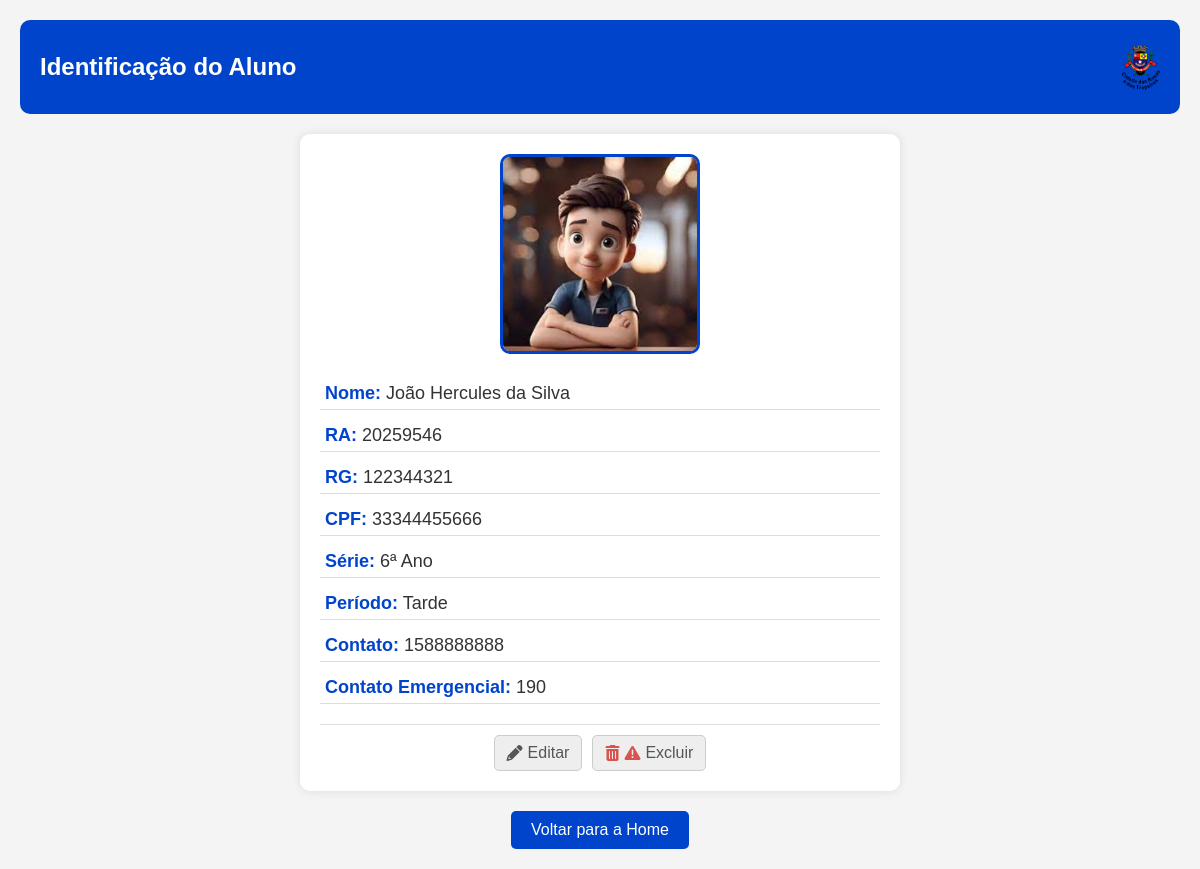
The app's page /detalhes_aluno/20259546/, older data.
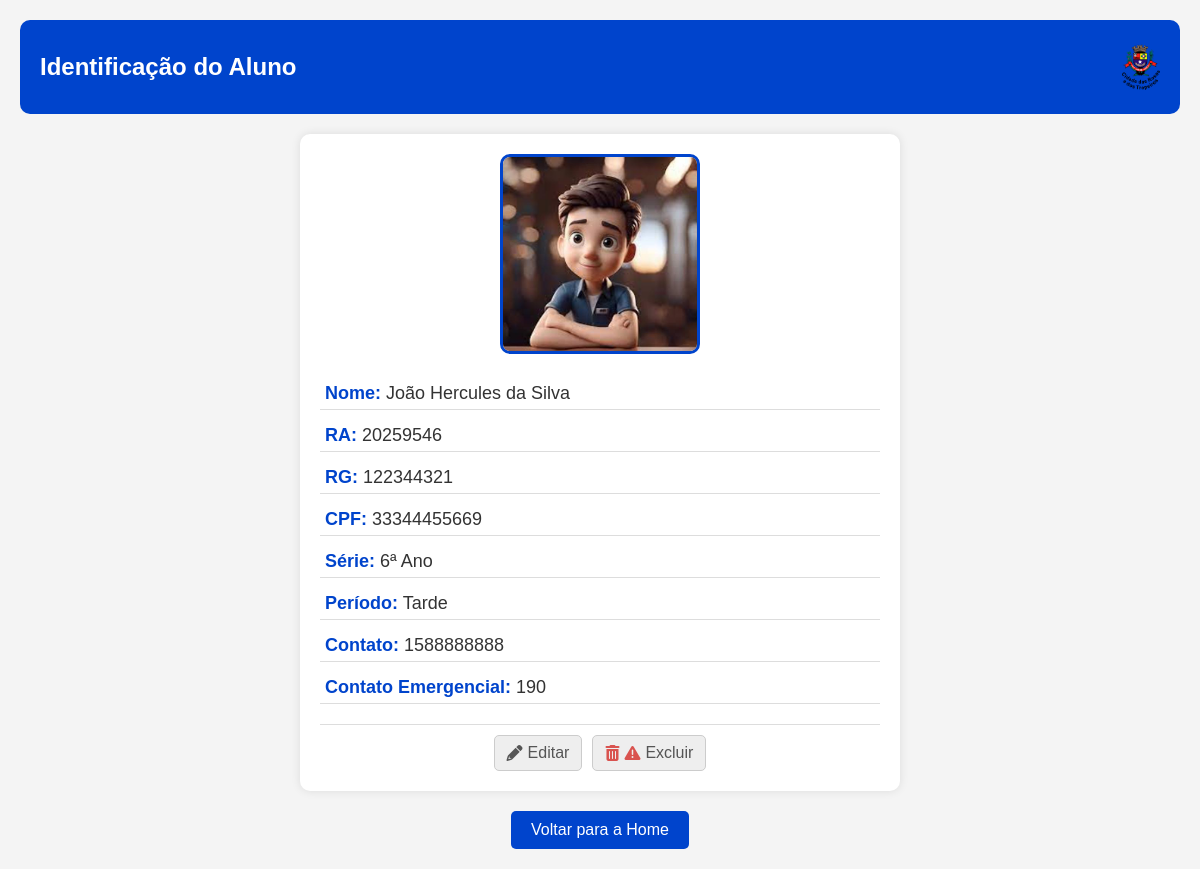
The same page, newer data.
### Sistema_Alunos/models.py (models this page shows, shortened)
class Aluno(models.Model):
    SERIES_CHOICES = [
        ('1ª Ano', '1ª Ano'),
        ('2ª Ano', '2ª Ano'),
        ('3ª Ano', '3ª Ano'),
        ('4ª Ano', '4ª Ano'),
        ('5ª Ano', '5ª Ano'),
        ('6ª Ano', '6ª Ano'),
        ('7ª Ano', '7ª Ano'),
        ('8ª Ano', '8ª Ano'),
        ('9ª Ano', '9ª Ano'),
    ]
    TURMA_CHOICES = [
        ('A', 'A'),
        ('B', 'B'),
        ('C', 'C'),
    ]
    PERIODO_CHOICES = [
        ('Manhã', 'Manhã'),
        ('Tarde', 'Tarde'),
    ]
    foto = models.ImageField(upload_to='fotos/', default='fotos/default.jpg', blank=False)
    id_aluno = models.CharField(max_length=20, unique=True, blank=True, null=True)
    nome = models.CharField(max_length=100)
    nome_social = models.CharField(max_length=100, blank=True, null=True)
    rg = models.CharField(max_length=20, unique=True)
    cpf = models.CharField(max_length=14, unique=True)
    data_nascimento = models.DateField(blank=True, null=True)
    contato = models.CharField(max_length=15, blank=True, null=True)
    contato_emergencial = models.CharField(max_length=15, blank=True, null=True)
    responsavel = models.CharField(max_length=100, blank=True, null=True)
    serie = models.CharField(max_length=10, choices=SERIES_CHOICES)
    turma = models.CharField(max_length=1, choices=TURMA_CHOICES)
    periodo = models.CharField(max_length=10, choices=PERIODO_CHOICES)
    observacoes = models.TextField(blank=True, null=True)

### Sistema_Alunos/views.py (the view)
# urls.py: path('detalhes_aluno/<str:id_aluno>/', views.detalhes_aluno, name='detalhes_aluno'),
def detalhes_aluno(request, id_aluno):
    aluno = get_object_or_404(Aluno, id_aluno=id_aluno)  # Certifique-se que 'id_aluno' é o nome correto
    return render(request, 'detalhes_aluno.html', {'aluno': aluno})

### Sistema_Alunos/templates/detalhes_aluno.html (shortened to what this page needs)
{% load static %}
<!DOCTYPE html>
<html lang="pt-br">
<head>
    <link rel="stylesheet" href="https://cdnjs.cloudflare.com/ajax/libs/font-awesome/6.0.0-beta3/css/all.min.css">
</head>
<body>
    <header>
        <h1>Identificação do Aluno</h1>
        <div class="header-image">
            <img src="{% static 'imagens/brasao3.png' %}" alt="Imagem do Cabeçalho">
        </div>
    </header>
    <div class="detalhes-container">
        <div class="foto-container">
            {% if aluno.foto %}
                <img src="{{ aluno.foto.url }}" alt="Foto do Aluno" class="foto-aluno">
            {% else %}
                <p>Nenhuma foto cadastrada.</p>
            {% endif %}
        </div>
        <div class="informacoes-aluno">
            <p><strong>Nome:</strong> {{ aluno.nome_social}}</p>
            <p><strong>RA:</strong> {{ aluno.id_aluno }}</p>
            <p><strong>RG:</strong> {{ aluno.rg }}</p>
            <p><strong>CPF:</strong> {{ aluno.cpf }}</p>
            <p><strong>Série:</strong> {{ aluno.serie }}</p>
            <p><strong>Período:</strong> {{ aluno.periodo }}</p>
            <p><strong>Contato:</strong> {{ aluno.contato }}</p>
            <p><strong>Contato Emergencial:</strong> {{ aluno.contato_emergencial }}</p>
            <div class="acoes-aluno">
                <a href="{% url 'editar_aluno' aluno.id_aluno %}" class="editar-botao"><i class="fas fa-pencil"></i> Editar</a>
                <a href="{% url 'excluir_aluno' aluno.id_aluno %}" class="excluir-botao"><i class="fas fa-trash-can"></i><i class="fas fa-exclamation-triangle"></i> Excluir</a>
            </div>
        </div>
    </div>
    <div class="voltar-home">
        <a href="{% url 'index' %}"><button>Voltar para a Home</button></a>
    </div>
</body>
</html>

### Sistema_Alunos/templates/detalhes_aluno.html (style rules this page uses)
* { margin: 0; padding: 0; box-sizing: border-box; font-family: Arial, sans-serif; }
body { background-color: #f4f4f4; color: #333; text-align: center; padding: 20px; }
header { background-color: #0044cc; color: white; padding: 20px; border-radius: 10px; margin-bottom: 20px; display: flex; align-items: center; justify-content: space-between; }
header h1 { font-size: 24px; }
.header-image img { height: 50px; }
.detalhes-container { background: white; padding: 20px; border-radius: 10px; box-shadow: 0 0 10px rgba(0, 0, 0, 0.1); max-width: 600px; margin: auto; }
.foto-container { text-align: center; margin-bottom: 20px; }
.foto-aluno { width: 200px; height: 200px; border-radius: 10px; object-fit: cover; border: 3px solid #0044cc; }
.informacoes-aluno p { font-size: 18px; margin: 10px 0; text-align: left; padding: 5px; border-bottom: 1px solid #ddd; }
.informacoes-aluno p strong { color: #0044cc; }
.acoes-aluno { display: flex; justify-content: center; gap: 10px; margin-top: 20px; padding-top: 10px; border-top: 1px solid #ddd; }
.acoes-aluno a { display: inline-flex; align-items: center; justify-content: center; color: #555; background-color: #eee; border: 1px solid #ccc; border-radius: 5px; padding: 8px 12px; text-decoration: none; font-size: 16px; transition: background-color 0.3s ease; }
.acoes-aluno a i { margin-right: 5px; }
.excluir-botao i { color: #d9534f; }
.voltar-home { margin-top: 20px; }
.voltar-home button { background-color: #0044cc; color: white; padding: 10px 20px; border: none; border-radius: 5px; cursor: pointer; font-size: 16px; }

Row changes from the older to the newer data that the page shows:
changed Aluno "João Hercules da Silva": cpf "33344455666" → "33344455669"
